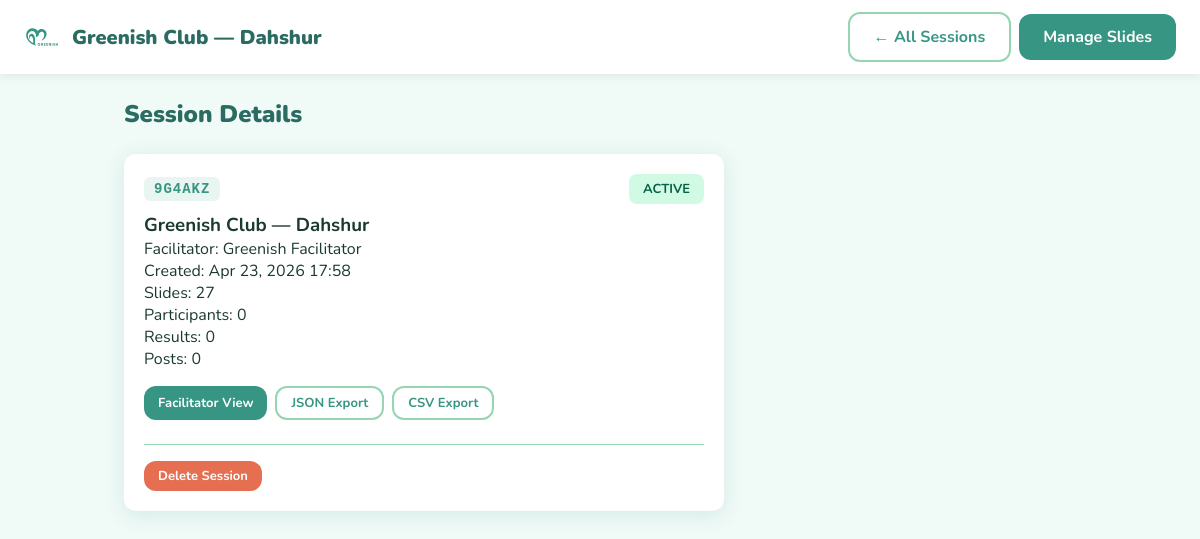
The page /session/cms/9G4AKZ/ (signed in) on the database its author committed.
### session/models.py (models this page shows, shortened)
class Session(models.Model):
    STATUS_CHOICES = [
        ('waiting', 'Waiting'),
        ('active', 'Active'),
        ('ended', 'Ended'),
    ]
    code = models.CharField(max_length=6, unique=True, default=generate_session_code)
    title = models.CharField(max_length=255)
    facilitator_name = models.CharField(max_length=100, blank=True, default='')
    facilitator_password = models.CharField(max_length=128, blank=True, default='')
    status = models.CharField(max_length=10, choices=STATUS_CHOICES, default='waiting')
    current_slide_index = models.PositiveIntegerField(default=0)
    activity_active = models.BooleanField(default=False)
    show_answers_at = models.DateTimeField(null=True, blank=True)
    created_at = models.DateTimeField(auto_now_add=True)

### session/cms_views.py (the view)
# urls.py: path('cms/<str:code>/', cms_views.cms_session_detail, name='cms_session_detail'),
@never_cache
@staff_member_required(login_url='/session/cms/login/')
def cms_session_detail(request, code):
    session = get_object_or_404(Session, code=code)
    return render(request, 'session/cms/session_detail.html', {'session': session})

### session/templates/session/cms/session_detail.html (shortened to what this page needs)
<!DOCTYPE html>
<html lang="en">
<head>
    <link rel="stylesheet" href="/static/css/session.css?v=6">
    <link rel="stylesheet" href="/static/css/cms.css?v=6">
</head>
<body class="cms-page">
    <header class="cms-header">
        <div class="cms-header-left">
            <img src="/static/img/logo.svg?v=6" alt="Greenish" class="cms-logo">
            <h1>{{ session.title }}</h1>
        </div>
        <div class="cms-header-right">
            <a href="{% url 'cms_sessions' %}" class="btn btn-outline">← All Sessions</a>
            <a href="{% url 'cms_slides' code=session.code %}" class="btn btn-primary">Manage Slides</a>
        </div>
    </header>
    <main class="cms-main">
        <div class="cms-section-header">
            <h2>Session Details</h2>
        </div>
        <div class="cms-session-card" style="max-width:600px;">
            <div class="session-card-header">
                <span class="session-code">{{ session.code }}</span>
                <span class="session-status status-{{ session.status }}">{{ session.get_status_display }}</span>
            </div>
            <h3>{{ session.title }}</h3>
            <p>Facilitator: {{ session.facilitator_name }}</p>
            <p>Created: {{ session.created_at|date:"M d, Y H:i" }}</p>
            <p>Slides: {{ session.slides.count }}</p>
            <p>Participants: {{ session.participants.count }}</p>
            <p>Results: {{ session.results.count }}</p>
            <p>Posts: {{ session.posts.count }}</p>
            <div class="session-card-actions" style="margin-top:16px;">
                <a href="{% url 'session_facilitator' code=session.code %}" class="btn btn-primary btn-small">Facilitator View</a>
                <a href="{% url 'cms_export' code=session.code %}" class="btn btn-outline btn-small">JSON Export</a>
                <a href="{% url 'cms_export_csv' code=session.code %}" class="btn btn-outline btn-small">CSV Export</a>
            </div>
            <div style="margin-top:24px; padding-top:16px; border-top:1px solid var(--primary-pale);">
                <form method="post" action="{% url 'cms_delete_session' code=session.code %}" onsubmit="return confirm('Are you sure you want to delete this session? This cannot be undone.');" style="display:inline;">
                    <button type="submit" class="btn btn-danger btn-small">Delete Session</button>
                </form>
            </div>
        </div>
    </main>
</body>
</html>

### static/css/session.css (style rules this page uses)
:root { --primary: #379583; --primary-dark: #2A6B62; --primary-light: #52B788; --primary-pale: #95D5B2; --primary-tint: #E8F5F0; --bg: #F0FAF7; --text-dark: #1B3A2F; --text-muted: #5A7A70; --alert: #E76F51; --accent: #52B788; --white: #FFFFFF; --shadow: 0 4px 20px rgba(55, 149, 131, 0.15); --shadow-lg: 0 8px 40px rgba(55, 149, 131, 0.2); --radius: 12px; --radius-lg: 20px; --transition: all 0.3s cubic-bezier(0.4, 0, 0.2, 1); --glass-bg: rgba(255, 255, 255, 0.72); --glass-border: rgba(255, 255, 255, 0.3); --nature-1: #1a4731; --nature-2: #245a3d; --nature-3: #379583; --nature-4: #52B788; --nature-5: #95D5B2; --coral: #E76F51; --gold: #F4A261; --ocean: #2196F3; }
* { margin: 0; padding: 0; box-sizing: border-box; }
html, body { font-family: 'Nunito', sans-serif; background: var(--bg); color: var(--text-dark); min-height: 100vh; overflow-x: hidden; overflow-y: auto; -webkit-overflow-scrolling: touch; }
.btn { display: inline-flex; align-items: center; justify-content: center; gap: 8px; padding: 12px 24px; border: none; border-radius: var(--radius); font-family: 'Nunito', sans-serif; font-weight: 700; font-size: 16px; cursor: pointer; transition: var(--transition); text-decoration: none; }
.btn-primary { background: var(--primary); color: var(--white); }
.btn-danger { background: var(--alert); color: var(--white); }
.btn-outline { background: transparent; color: var(--primary); border: 2px solid var(--primary-pale); }
.btn-small { padding: 6px 14px; font-size: 13px; }
.session-code { background: var(--primary-tint); color: var(--primary-dark); padding: 6px 14px; border-radius: 8px; font-weight: 700; font-size: 14px; letter-spacing: 1px; }
.session-status { padding: 6px 14px; border-radius: 8px; font-weight: 700; font-size: 13px; text-transform: uppercase; }
.status-active { background: #D1FAE5; color: #065F46; }

### static/css/cms.css (style rules this page uses)
.cms-page { min-height: 100vh; background: var(--bg); }
.cms-header { background: var(--white); padding: 12px 24px; display: flex; align-items: center; justify-content: space-between; box-shadow: 0 2px 10px rgba(0,0,0,0.08); z-index: 10; position: sticky; top: 0; }
.cms-header-left { display: flex; align-items: center; gap: 12px; }
.cms-header-right { display: flex; align-items: center; gap: 8px; }
.cms-logo { width: 36px; height: 36px; }
.cms-header h1 { font-size: 20px; font-weight: 900; color: var(--primary-dark); }
.cms-main { max-width: 1000px; margin: 0 auto; padding: 24px; }
.cms-section-header { display: flex; align-items: center; justify-content: space-between; margin-bottom: 24px; }
.cms-section-header h2 { font-size: 24px; font-weight: 900; color: var(--primary-dark); }
.btn-small { padding: 6px 14px; font-size: 13px; }
.cms-session-card { background: var(--white); border-radius: var(--radius); padding: 20px; box-shadow: var(--shadow); transition: var(--transition); }
.session-card-header { display: flex; align-items: center; justify-content: space-between; margin-bottom: 8px; }
.session-card-actions { display: flex; gap: 8px; flex-wrap: wrap; }
.session-code { font-family: monospace; font-size: 14px; font-weight: 700; color: var(--primary); background: var(--primary-tint); padding: 4px 10px; border-radius: 6px; letter-spacing: 1px; }

### rows shown on the page
Session: title "Greenish Club — Dahshur", code "9G4AKZ", status "ACTIVE", facilitator_name "Greenish Facilitator", created_at "Apr 23, 2026 17:58", slides.count "27", participants.count "0", results.count "0", posts.count "0"
